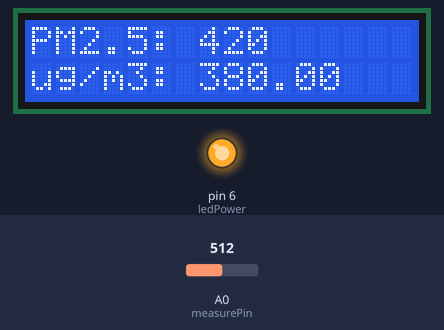
A sketch run on a simulated Arduino Uno, built with avr-gcc and run on an emulated ATmega328P. Shown: 16×2 character LCD, output pins drawn as LEDs (lit = HIGH). The test bench sets the inputs (shaded band); at power-on: A0 (measurePin) = 512. What the sketch prints to the serial monitor is not drawn.

Above: at 1.2 s.
1.3 s: A0 (measurePin) set to 716
At 2.8 s:
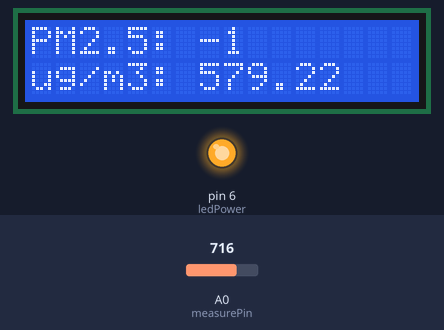
3.7 s: A0 (measurePin) set to 900
At 5.5 s:
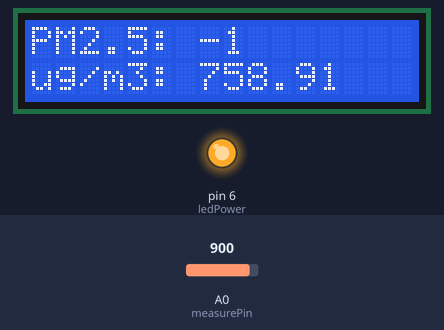
5.8 s: A0 (measurePin) set to 1023
At 7.2 s:
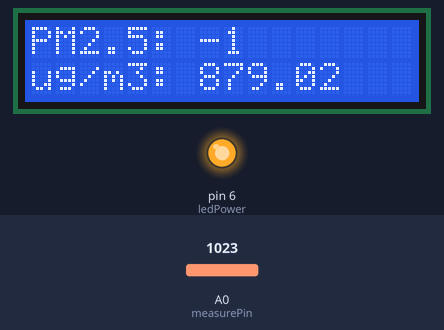
Timing chart, 0 to 8.8 s (numbered marks = the images above; inputs shaded):
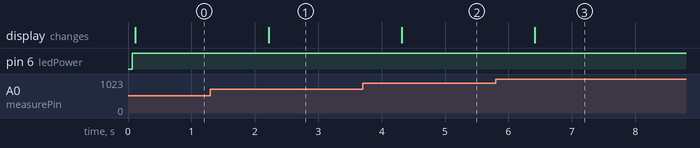

The sketch:

pm_reader.ino
```cpp
#include <Wire.h>
#include <LiquidCrystal_PCF8574.h>

LiquidCrystal_PCF8574 lcd(0x27);  // set the LCD address to 0x27 for a 16 chars and 2 line display (0x3f)

// LCD
int show;

// DUST
int measurePin = A0;
int ledPower = 6;

int samplingTime = 280; //280
int deltaTime = 40;
int sleepTime = 9620;

float voMeasured = 0;
float calcVoltage = 0;
float dustDensity = 0;

static unsigned long VoRawTotal = 0;
static int VoRawCount = 0;
// Set the typical output voltage in Volts when there is zero dust.
static float Voc = 0.6;
// Use the typical sensitivity in units of V per 100ug/m3.
const float K = 0.5;

void setup()
{
  Serial.begin(9600);
  pinMode(ledPower,OUTPUT);
  lcd.setBacklight(255);
  lcd.begin(16, 2); //initialize the lcd
//  lcd.setCursor(0, 0);
//  lcd.print("Dust Density: ");
//  lcd.setCursor(0, 1);
//  lcd.print("-");
} // setup()

void loop()
{
  digitalWrite(ledPower,LOW); // power on the LED
  delayMicroseconds(samplingTime);

  // voMeasured = analogRead(measurePin); // read the dust value
  int VoRaw = analogRead(measurePin);

  // Wait for remainder of the 10ms cycle = 10000 - 280 - 100 microseconds.
//  delayMicroseconds(deltaTime);
  digitalWrite(ledPower,HIGH); // turn the LED off
  delayMicroseconds(sleepTime);

  // 0 - 5.0V mapped to 0 - 1023 integer values
  // calcVoltage = voMeasured * (5.0 / 1024);

  // linear eqaution taken from http://www.howmuchsnow.com/arduino/airquality/
  // Chris Nafis (c) 2012
  // dustDensity = (0.17 * calcVoltage - 0.1)*1000;

  // Use this fomular
  // https://github.com/sharpsensoruser/sharp-sensor-demos/blob/master/sharp_gp2y1014au0f_demo/sharp_gp2y1014au0f_demo.ino


  Serial.print("Raw Signal Value (0-1023): ");
  Serial.print(VoRaw);
  Serial.println("mg/m3");

  float Vo = VoRaw;
// Use average value
//  VoRawTotal += VoRaw;
//  VoRawCount++;
//  if (VoRawCount >= 100) {
//    Vo = 1.0 * VoRawTotal / 100;
//    VoRawCount = 0;
//    VoRawTotal = 0;
//  } else {
//    return;
//  }

  // Compute the output voltage in Volts.
  Vo = Vo / 1024.0 * 5.0;
  Serial.print("Vo: ");
  Serial.print(Vo * 1000.0);
  Serial.println("mV");

  // Convert to Dust Density in units of ug/m3.
  float dV = Vo - Voc;
  if ( dV < 0 ) {
    dV = 0;
    Voc = Vo;
  }
  float dustDensity = dV / K * 100.0;
  Serial.print("Dust Density: ");
  Serial.print(dustDensity);
  Serial.println("ug/m3");

  String pmPrint = "PM2.5: " + String(calculateAqi(dustDensity));
  String dustPrint = "ug/m3: " + String(dustDensity, 2);
  lcd.clear();
  lcd.setCursor(0, 0);
  lcd.print(pmPrint);
  lcd.setCursor(0, 1);
  lcd.print(dustPrint);

  Serial.println(pmPrint);

//  Serial.print(" - Voltage: ");
//  Serial.print(calcVoltage);

//  Serial.print(" - Dust Density [ug/m3]: ");
//  Serial.println(dustDensity);

  delay(1000);
} // loop()

int calculateAqi(float val) {
  float aqi = 0;
  float range[8] = {0,50,100,150,200,300,400,500};
  float scale[8] = {0, 12, 35.5, 55.5, 150.5, 250.5, 350.5, 500.5};
  for (int i = 0; i < 7; i++) {
    if (val >= scale[i] && val < scale[i+1]) {
      aqi = range[i] + (val - scale[i]) * (range[i+1]-range[i])/(scale[i+1]-scale[i]);
      aqi = round(aqi);
      return aqi;
    }
  }
  return -1;
}
```

Measured:
- after the input at 1.3 s, the display: changes after 0.92 s (image 1)
- after the input at 3.7 s, the display: changes after 0.62 s (image 2)
- after the input at 5.8 s, the display: changes after 0.62 s (image 3)
